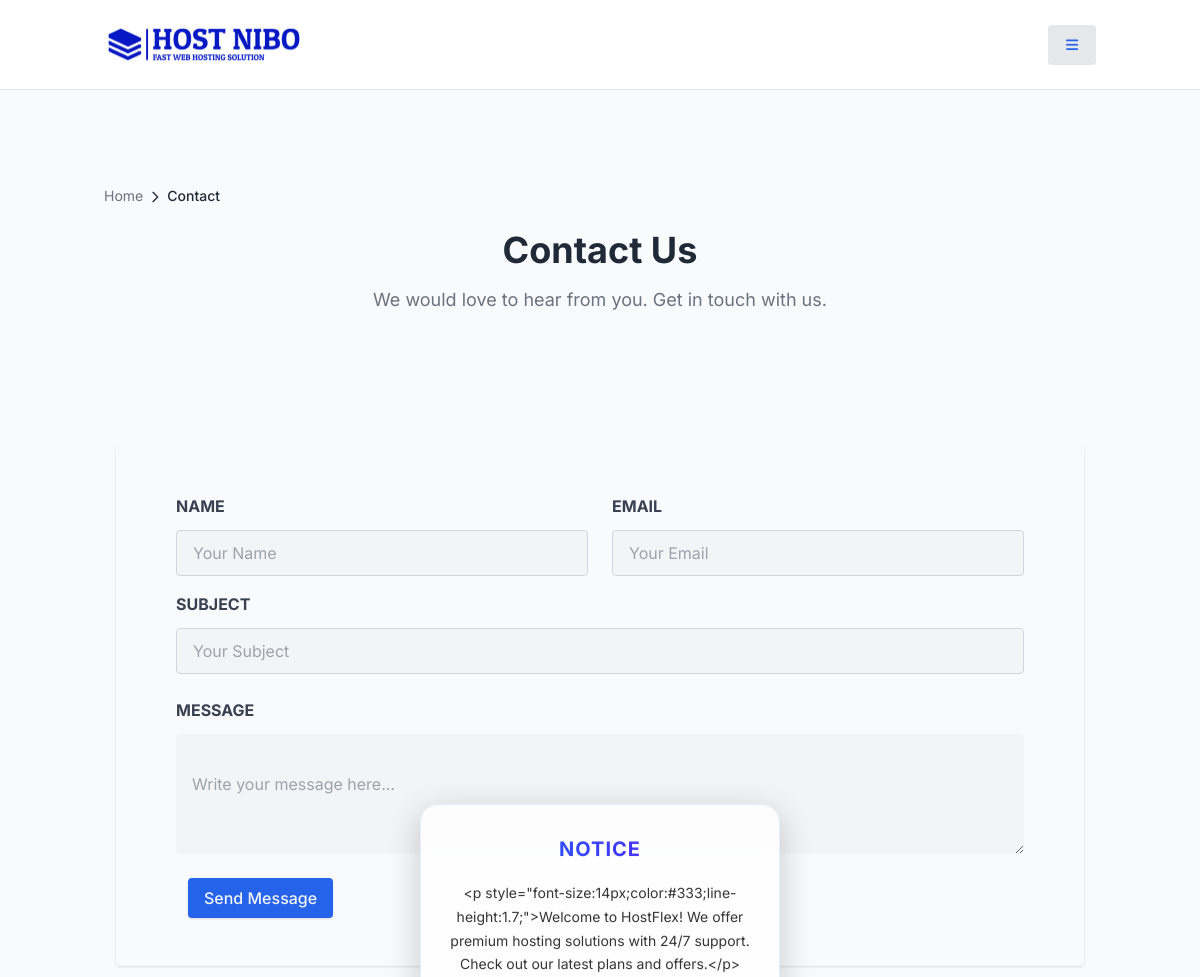
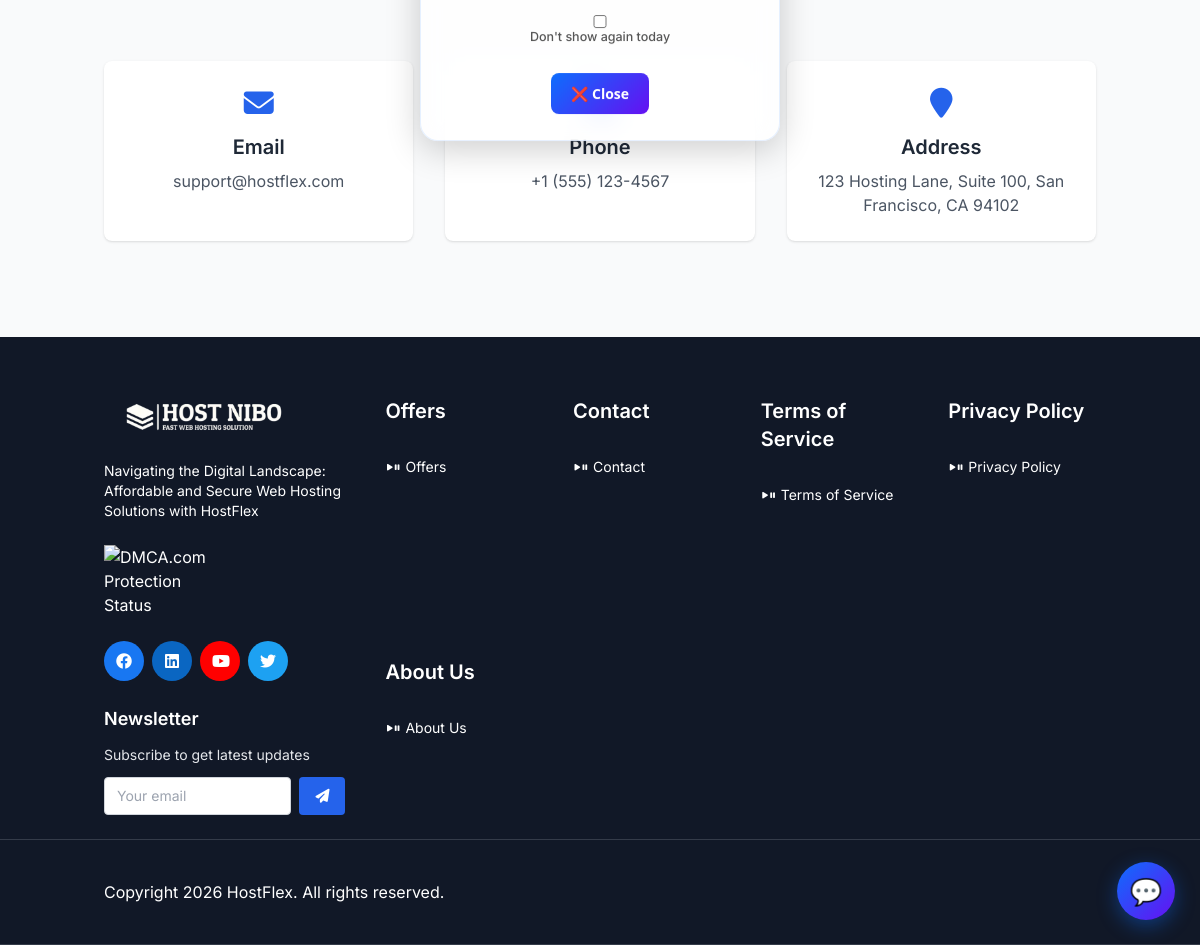
The page /contact.php on the database its author committed (2 pictures, top to bottom).
### tables this page shows
CREATE TABLE settings (
    id INT AUTO_INCREMENT PRIMARY KEY,
    setting_key VARCHAR(100) NOT NULL UNIQUE,
    setting_value TEXT NOT NULL
);

CREATE TABLE menu_items (
    id INT AUTO_INCREMENT PRIMARY KEY,
    label VARCHAR(100) NOT NULL,
    url VARCHAR(500) NOT NULL,
    parent_id INT DEFAULT 0,
    location ENUM('header','footer','both') DEFAULT 'header',
    sort_order INT DEFAULT 0,
    status BOOLEAN DEFAULT TRUE,
    created_at TIMESTAMP DEFAULT CURRENT_TIMESTAMP
);

### includes/functions.php (called while the page is built, shortened)
<?php
function getSetting($key) {
    global $conn;
    $key = mysqli_real_escape_string($conn, $key);
    $query = "SELECT setting_value FROM settings WHERE setting_key = '$key'";
    $result = mysqli_query($conn, $query);
    if ($row = mysqli_fetch_assoc($result)) {
        return $row['setting_value'];
    }
    return '';
}
function getMenuItems($location = 'header') {
    global $conn;
    $location = mysqli_real_escape_string($conn, $location);
    $query = "SELECT * FROM menu_items WHERE status = 1 AND (location = '$location' OR location = 'both') ORDER BY sort_order ASC";
    $result = mysqli_query($conn, $query);
    $items = [];
    while ($row = mysqli_fetch_assoc($result)) {
        $items[] = $row;
    }
    return $items;
}
function escSetting($key) {
    return htmlspecialchars(getSetting($key), ENT_QUOTES, 'UTF-8');
}
        ?>

### contact.php (the view, shortened to what this page needs)
<?php require_once 'config/database.php'; require_once 'includes/functions.php'; require_once 'includes/mail.php'; checkMaintenance();
?>
<!DOCTYPE html>
<html lang="en">
<head>
<?php include "cdnjs.php"; ?>
</head>
<body>
<?php include "header.php"; ?>
<?php include "contact-btn.php"; ?>
<section class="section_gap flex items-center bg-gray-50 font-poppins dark:bg-gray-800" id="main-content">
<div class="content">
<?php $breadcrumbs = [['label' => 'Contact']]; include __DIR__ . '/breadcrumb.php'; ?>
<div class="mb-20 text-center pb-7">
<h1 class="pb-2 mb-2 text-xl font-bold text-gray-800 md:text-4xl dark:text-gray-300"><?php echo escSetting('contact_page_heading') ?: 'Contact Us'; ?></h1>
<p class="text-lg text-gray-500 sm:text-xl dark:text-gray-400"><?php echo escSetting('contact_page_subheading') ?: 'We would love to hear from you.'; ?></p>
</div>
<div class="px-3 py-6">
<form method="POST" toolname="send_contact_message" tooldescription="Sends a contact message to HostNibo support team with name, email, subject, and message" class="rounded shadow dark:bg-gray-900 bg-gray-50 p-12 max-w-4xl mx-auto" aria-label="Contact form">
<div class="flex flex-wrap">
<div class="w-full md:w-1/2 px-3 md:mb-4">
<label class="block mb-3 font-bold text-gray-700 uppercase dark:text-gray-400">Name</label>
<input name="name" type="text" placeholder="Your Name" required toolparamdescription="The sender's full name" aria-label="Your name" class="block w-full px-4 py-3 mb-3 leading-tight text-gray-700 bg-gray-100 border rounded lg:mb-0 dark:text-gray-400 dark:border-gray-800 dark:bg-gray-800">
</div>
<div class="w-full px-3 md:w-1/2 md:mb-0">
<label class="block mb-3 font-bold text-gray-700 uppercase dark:text-gray-400">Email</label>
<input name="email" type="email" placeholder="Your Email" required toolparamdescription="The sender's email address" aria-label="Your email address" class="block w-full px-4 py-3 mb-3 leading-tight text-gray-700 bg-gray-100 border rounded dark:placeholder-gray-500 dark:text-gray-400 dark:border-gray-800 dark:bg-gray-800">
</div>
</div>
<div class="px-3 mb-6">
<label class="block mb-3 font-bold text-gray-700 uppercase dark:text-gray-400">Subject</label>
<input name="subject" type="text" placeholder="Your Subject" required toolparamdescription="The subject of the message" aria-label="Message subject" class="block w-full px-4 py-3 mb-3 leading-tight text-gray-700 bg-gray-100 border rounded dark:placeholder-gray-500 dark:text-gray-400 dark:border-gray-800 dark:bg-gray-800">
</div>
<div class="px-3 mb-6">
<label class="block mb-3 font-bold text-gray-700 uppercase dark:text-gray-400">Message</label>
<textarea name="message" placeholder="Write your message here..." required toolparamdescription="The message content to send" aria-label="Your message" class="block w-full px-4 py-10 leading-tight text-gray-700 bg-gray-100 rounded dark:placeholder-gray-500 dark:text-gray-400 dark:border-gray-800 dark:bg-gray-800"></textarea>
</div>
<div class="px-6">
<button class="px-4 py-2 font-medium text-gray-100 bg-blue-600 rounded shadow hover:bg-blue-700 dark:bg-blue-500" aria-label="Send contact message">Send Message</button>
</div>
</form>
</div>
<div class="mt-12 grid grid-cols-1 md:grid-cols-3 gap-8 max-w-4xl mx-auto">
<?php $c_email = escSetting('site_email'); if ($c_email): ?>
<div class="bg-white dark:bg-gray-800 p-6 rounded-lg shadow text-center"><div class="text-blue-600 text-3xl mb-3"><i class="fa fa-envelope"></i></div><h3 class="font-semibold mb-2">Email</h3><p class="text-gray-600 dark:text-gray-400"><?php echo $c_email; ?></p></div>
<?php endif; ?>
<?php $c_phone = escSetting('site_phone'); if ($c_phone): ?>
<div class="bg-white dark:bg-gray-800 p-6 rounded-lg shadow text-center"><div class="text-blue-600 text-3xl mb-3"><i class="fa fa-phone"></i></div><h3 class="font-semibold mb-2">Phone</h3><p class="text-gray-600 dark:text-gray-400"><?php echo $c_phone; ?></p></div>
<?php endif; ?>
<?php $c_addr = escSetting('site_address'); if ($c_addr): ?>
<div class="bg-white dark:bg-gray-800 p-6 rounded-lg shadow text-center"><div class="text-blue-600 text-3xl mb-3"><i class="fa fa-map-marker"></i></div><h3 class="font-semibold mb-2">Address</h3><p class="text-gray-600 dark:text-gray-400"><?php echo $c_addr; ?></p></div>
<?php endif; ?>
</div>
</div>
</section>
<?php include "footer.php"; ?>
</body>
</html>

### contact-btn.php (shortened to what this page needs)
<?php require_once 'config/database.php'; require_once 'includes/functions.php';
$fab_enabled = getSetting('fab_enabled');
$fab_icon = getSetting('fab_icon') ?: '💬';
$popup_enabled = getSetting('popup_notice_enabled');
?>
<?php if ($fab_enabled === '' || $fab_enabled === '1'): ?>
<div class="fab-container">
<div class="fab-options" id="fabOptions">
</div>
<button class="fab-button" id="fabBtn" onclick="toggleFab()" aria-label="Contact options" aria-expanded="false" aria-controls="fabOptions"><?php echo $fab_icon; ?></button>
</div>
<?php endif; ?>
<?php if ($popup_enabled === '' || $popup_enabled === '1'):
    $popup_bg = escSetting('popup_notice_bg_color') ?: 'rgba(255,255,255,0.8)';
    $popup_text_color = escSetting('popup_notice_text_color') ?: '#333';
?>
<div id="popupNotice" style="display:none;position:fixed;top:50%;left:50%;transform:translate(-50%,-50%);background:<?php echo $popup_bg; ?>;backdrop-filter:blur(14px);border-radius:18px;box-shadow:0 8px 35px rgba(0,0,0,0.2);padding:26px 22px;z-index:9999;width:92%;max-width:360px;font-family:'Segoe UI','Helvetica Neue',sans-serif;text-align:center;animation:fadeIn 0.35s ease-in-out;border:1px solid rgba(13,110,253,0.1);">
<h2 style="font-size:20px;margin-bottom:14px;font-weight:700;text-transform:uppercase;background:linear-gradient(90deg,#0d6efd,#6610f2);-webkit-background-clip:text;-webkit-text-fill-color:transparent;letter-spacing:1px;"><?php echo escSetting('popup_notice_title') ?: '📢 Notice'; ?></h2>
<div style="font-size:14px;color:<?php echo $popup_text_color; ?>;line-height:1.7;margin-bottom:12px;"><?php echo nl2br(escSetting('popup_notice_message')); ?></div>
<div style="margin-top:16px;font-size:12.5px;color:#555;"><label style="cursor:pointer;"><input type="checkbox" id="dontShow" style="margin-right:6px;"> <?php echo escSetting('popup_hide_label') ?: "Don't show again today"; ?></label></div>
<button onclick="closePopup()" style="margin-top:18px;background:linear-gradient(135deg,#0d6efd,#6610f2);color:white;border:none;padding:10px 20px;border-radius:8px;cursor:pointer;font-size:14px;font-weight:600;transition:all 0.3s ease;"><?php echo escSetting('popup_close_text') ?: '❌ Close'; ?></button>
</div>
<?php endif; ?>

### footer.php (shortened to what this page needs)
<footer style="background: #111827; color: #ffffff" id="footer" role="contentinfo" class>
<div class="pt-12">
<div class="content grid grid-cols-1 lg:grid-cols-11 lg:gap-10">
<div class="col-span-3 space-y-6 py-3 row-span-2">
<h3><picture><source srcset="images/logo-white.webp" type="image/webp"><img class="max-h-[40px] max-w-[200px] sm:max-w-[400px] rounded" src="<?php echo escSetting('footer_logo') ?: 'images/logo-white.png'; ?>" alt="<?php echo escSetting('site_name'); ?>" width="200" height="50" loading="lazy" style="object-fit:contain"></picture></h3>
<p style="color: #ffffff" class="text-sm max-w-[350px]"><?php echo escSetting('footer_description'); ?></p>
<br>
<a href="//www.dmca.com/Protection/Status.aspx?ID=65bbde93-ced3-47fc-b61c-569d89434dd2" title="DMCA.com Protection Status" class="dmca-badge" aria-label="DMCA Protection Status"><img src="https://images.dmca.com/Badges/dmca_protected_sml_120m.png?ID=65bbde93-ced3-47fc-b61c-569d89434dd2" alt="DMCA.com Protection Status" width="120" height="30" style="aspect-ratio:4/1;width:120px;height:auto"></a>
<div class="flex flex-wrap gap-2">
                <?php
                $social_links = [];
                if (!empty($social_links)):
                    foreach ($social_links as $link):
                        $name = htmlspecialchars($link['name'] ?? '');
                        $icon_class = htmlspecialchars($link['icon'] ?? 'fab fa-globe');
                        $color = htmlspecialchars($link['color'] ?? '#1877f2');
                        $url = htmlspecialchars($link['url'] ?? '#');
                ?>
                <a class="circle-btn w-10 h-10 text-white" style="background:<?php echo $color; ?>" href="<?php echo $url; ?>" title="<?php echo $name; ?>" aria-label="Follow us on <?php echo $name; ?>"><i class="<?php echo $icon_class; ?>" aria-hidden="true"></i></a>
                <?php
                    endforeach;
                else:
                    $fb = getSetting('facebook_url'); if ($fb): ?><a class="circle-btn w-10 h-10 bg-[#1877f2] text-white" href="<?php echo htmlspecialchars($fb); ?>" aria-label="Follow us on Facebook"><i class="fab fa-facebook" aria-hidden="true"></i></a><?php endif; ?>
                    <?php $li = getSetting('linkedin_url'); if ($li): ?><a class="circle-btn w-10 h-10 bg-[#0a66c2] text-white" href="<?php echo htmlspecialchars($li); ?>" aria-label="Follow us on LinkedIn"><i class="fab fa-linkedin" aria-hidden="true"></i></a><?php endif; ?>
                    <?php $yt = getSetting('youtube_url'); if ($yt): ?><a class="circle-btn w-10 h-10 bg-[#ff0000] text-white" href="<?php echo htmlspecialchars($yt); ?>" aria-label="Subscribe on YouTube"><i class="fab fa-youtube" aria-hidden="true"></i></a><?php endif; ?>
                    <?php $tw = getSetting('twitter_url'); if ($tw): ?><a class="circle-btn w-10 h-10 bg-[#1da1f2] text-white" href="<?php echo htmlspecialchars($tw); ?>" aria-label="Follow us on Twitter"><i class="fab fa-twitter" aria-hidden="true"></i></a><?php endif; ?>
                <?php endif; ?>
</div>
<div class="mt-6">
    <h3 class="text-lg font-semibold mb-3">Newsletter</h3>
    <p class="text-sm text-gray-200 mb-3">Subscribe to get latest updates</p>
    <form id="newsletterForm" toolname="newsletter_subscribe" tooldescription="Subscribes the user to the HostNibo newsletter for latest updates and promotions" class="flex flex-col gap-2" onsubmit="return subscribeNewsletter(event)" aria-label="Newsletter subscription">
        <div class="flex gap-2">
            <input type="email" id="newsletterEmail" placeholder="Your email" required toolparamdescription="The email address to subscribe to the newsletter" aria-label="Email address for newsletter" class="flex-1 px-3 py-2 rounded text-sm text-gray-900">
            <button type="submit" class="bg-blue-600 text-white px-4 py-2 rounded text-sm hover:bg-blue-700 whitespace-nowrap" aria-label="Subscribe to newsletter"><i class="fa fa-paper-plane" aria-hidden="true"></i></button>
        </div>
    </form>
</div>
</div>
<?php
$footer_items = getMenuItems('footer');
$footer_parents = array_filter($footer_items, function($item) { return $item['parent_id'] == 0; });
usort($footer_parents, function($a, $b) { return $a['sort_order'] - $b['sort_order']; });
foreach ($footer_parents as $parent):
    $children = array_filter($footer_items, function($item) use ($parent) { return $item['parent_id'] == $parent['id']; });
    usort($children, function($a, $b) { return $a['sort_order'] - $b['sort_order']; });
    $has_children = !empty($children);
?>
<div class="col-span-2 space-y-6 py-3" role="navigation" aria-label="Footer navigation - <?php echo htmlspecialchars($parent['label']); ?>">
<div>
<h3 class="mb-8"><?php echo htmlspecialchars($parent['label']); ?></h3>
<div class="space-y-3">
<?php if ($has_children): foreach ($children as $child): ?>
<a style="color: #ffffff" class="flex items-center gap-1 text-sm group" href="<?php echo htmlspecialchars($child['url']); ?>"><span class="circle-btn bg-opacity-25 w-4 h-4 text-xs text-white"><i class="fa fa-play fa-2xs group-hover:hidden" aria-hidden="true"></i><i class="fa fa-pause fa-2xs hidden group-hover:block" aria-hidden="true"></i></span><span><?php echo htmlspecialchars($child['label']); ?></span></a>
<?php endforeach; else: ?>
<a style="color: #ffffff" class="flex items-center gap-1 text-sm group" href="<?php echo htmlspecialchars($parent['url']); ?>"><span class="circle-btn bg-opacity-25 w-4 h-4 text-xs text-white"></span><span><?php echo htmlspecialchars($parent['label']); ?></span></a>
<?php endif; ?>
</div>
</div>
</div>
<?php endforeach; ?>
</div>
<div class="border-t border-b border-gray-400 border-opacity-25">
<div class="content py-4 flex justify-between flex-col items-center lg:flex-row gap-4">
<p style="color: #ffffff" class="text-center py-6"><?php echo escSetting('footer_copyright'); ?></p>
</div>
</div>
</div>
</footer>

### rows shown on the page
settings: setting_value "💬"
settings: setting_value "NOTICE"
settings: setting_value "<p style=\"font-size:14px;color:#333;line-height:1.7;\">Welcome to HostFlex! We offer premium hosting solutions with 24/7 support. Check out our latest plans and offers.</p>"
settings: setting_value "Contact Us"
settings: setting_value "We would love to hear from you. Get in touch with us."
settings: setting_value "support@hostflex.com"
settings: setting_value "+1 (555) 123-4567"
settings: setting_value "123 Hosting Lane, Suite 100, San Francisco, CA 94102"
settings: setting_value "Navigating the Digital Landscape: Affordable and Secure Web Hosting Solutions with HostFlex"
menu_items: label "Offers"
menu_items: label "Contact"
menu_items: label "Terms of Service"
menu_items: label "Privacy Policy"
menu_items: label "About Us"
settings: setting_value "Copyright 2026 HostFlex. All rights reserved."

### other values the page prints
escSetting('popup_hide_label') ?: "Don't show again today" "Don't show again today"
escSetting('popup_close_text') ?: '❌ Close' "❌ Close"
$site_name "Home"
$crumb['label'] "Contact"
